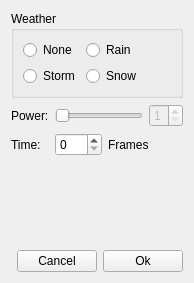
<?xml version="1.0" encoding="UTF-8"?>
<ui version="4.0">
 <class>WeatherDialog</class>
 <widget class="QWidget" name="WeatherDialog">
  <property name="windowModality">
   <enum>Qt::ApplicationModal</enum>
  </property>
  <property name="geometry">
   <rect>
    <x>0</x>
    <y>0</y>
    <width>194</width>
    <height>283</height>
   </rect>
  </property>
  <property name="windowTitle">
   <string>Set Weather Effects</string>
  </property>
  <layout class="QGridLayout" name="gridLayout_2">
   <item row="3" column="0">
    <widget class="QLabel" name="label_2">
     <property name="text">
      <string>Time:</string>
     </property>
    </widget>
   </item>
   <item row="4" column="1">
    <spacer name="verticalSpacer">
     <property name="orientation">
      <enum>Qt::Vertical</enum>
     </property>
     <property name="sizeHint" stdset="0">
      <size>
       <width>20</width>
       <height>40</height>
      </size>
     </property>
    </spacer>
   </item>
   <item row="1" column="0">
    <widget class="QLabel" name="label">
     <property name="text">
      <string>Power:</string>
     </property>
    </widget>
   </item>
   <item row="1" column="1">
    <layout class="QHBoxLayout" name="horizontalLayout_2">
     <item>
      <widget class="QSlider" name="slider_power">
       <property name="enabled">
        <bool>false</bool>
       </property>
       <property name="minimum">
        <number>1</number>
       </property>
       <property name="maximum">
        <number>9</number>
       </property>
       <property name="orientation">
        <enum>Qt::Horizontal</enum>
       </property>
      </widget>
     </item>
     <item>
      <widget class="QSpinBox" name="spin_power">
       <property name="enabled">
        <bool>false</bool>
       </property>
       <property name="minimum">
        <number>1</number>
       </property>
       <property name="maximum">
        <number>9</number>
       </property>
      </widget>
     </item>
    </layout>
   </item>
   <item row="0" column="0" colspan="2">
    <widget class="QGroupBox" name="groupBox">
     <property name="title">
      <string>Weather</string>
     </property>
     <layout class="QGridLayout" name="gridLayout">
      <item row="0" column="0">
       <widget class="QRadioButton" name="radio_none">
        <property name="text">
         <string>None</string>
        </property>
       </widget>
      </item>
      <item row="1" column="0">
       <widget class="QRadioButton" name="radio_storm">
        <property name="text">
         <string>Storm</string>
        </property>
       </widget>
      </item>
      <item row="1" column="1">
       <widget class="QRadioButton" name="radio_snow">
        <property name="text">
         <string>Snow</string>
        </property>
       </widget>
      </item>
      <item row="0" column="1" colspan="2">
       <widget class="QRadioButton" name="radio_rain">
        <property name="text">
         <string>Rain</string>
        </property>
       </widget>
      </item>
     </layout>
    </widget>
   </item>
   <item row="3" column="1">
    <layout class="QHBoxLayout" name="horizontalLayout_3">
     <item>
      <widget class="QSpinBox" name="spin_time">
       <property name="maximum">
        <number>200</number>
       </property>
      </widget>
     </item>
     <item>
      <widget class="QLabel" name="label_3">
       <property name="text">
        <string>Frames</string>
       </property>
      </widget>
     </item>
     <item>
      <spacer name="horizontalSpacer_2">
       <property name="orientation">
        <enum>Qt::Horizontal</enum>
       </property>
       <property name="sizeHint" stdset="0">
        <size>
         <width>40</width>
         <height>20</height>
        </size>
       </property>
      </spacer>
     </item>
    </layout>
   </item>
   <item row="5" column="0" colspan="2">
    <layout class="QHBoxLayout" name="horizontalLayout">
     <item>
      <spacer name="horizontalSpacer">
       <property name="orientation">
        <enum>Qt::Horizontal</enum>
       </property>
       <property name="sizeHint" stdset="0">
        <size>
         <width>40</width>
         <height>20</height>
        </size>
       </property>
      </spacer>
     </item>
     <item>
      <widget class="QPushButton" name="button_cancel">
       <property name="text">
        <string>Cancel</string>
       </property>
      </widget>
     </item>
     <item>
      <widget class="QPushButton" name="button_ok">
       <property name="text">
        <string>Ok</string>
       </property>
      </widget>
     </item>
    </layout>
   </item>
  </layout>
 </widget>
 <tabstops>
  <tabstop>radio_none</tabstop>
  <tabstop>radio_rain</tabstop>
  <tabstop>radio_storm</tabstop>
  <tabstop>radio_snow</tabstop>
  <tabstop>slider_power</tabstop>
  <tabstop>spin_power</tabstop>
  <tabstop>spin_time</tabstop>
  <tabstop>button_cancel</tabstop>
  <tabstop>button_ok</tabstop>
 </tabstops>
 <resources/>
 <connections>
  <connection>
   <sender>radio_none</sender>
   <signal>toggled(bool)</signal>
   <receiver>slider_power</receiver>
   <slot>setDisabled(bool)</slot>
   <hints>
    <hint type="sourcelabel">
     <x>42</x>
     <y>49</y>
    </hint>
    <hint type="destinationlabel">
     <x>69</x>
     <y>124</y>
    </hint>
   </hints>
  </connection>
  <connection>
   <sender>radio_none</sender>
   <signal>toggled(bool)</signal>
   <receiver>spin_power</receiver>
   <slot>setDisabled(bool)</slot>
   <hints>
    <hint type="sourcelabel">
     <x>36</x>
     <y>49</y>
    </hint>
    <hint type="destinationlabel">
     <x>160</x>
     <y>119</y>
    </hint>
   </hints>
  </connection>
  <connection>
   <sender>slider_power</sender>
   <signal>valueChanged(int)</signal>
   <receiver>spin_power</receiver>
   <slot>setValue(int)</slot>
   <hints>
    <hint type="sourcelabel">
     <x>87</x>
     <y>129</y>
    </hint>
    <hint type="destinationlabel">
     <x>145</x>
     <y>124</y>
    </hint>
   </hints>
  </connection>
  <connection>
   <sender>spin_power</sender>
   <signal>valueChanged(int)</signal>
   <receiver>slider_power</receiver>
   <slot>setValue(int)</slot>
   <hints>
    <hint type="sourcelabel">
     <x>163</x>
     <y>119</y>
    </hint>
    <hint type="destinationlabel">
     <x>109</x>
     <y>128</y>
    </hint>
   </hints>
  </connection>
 </connections>
</ui>
